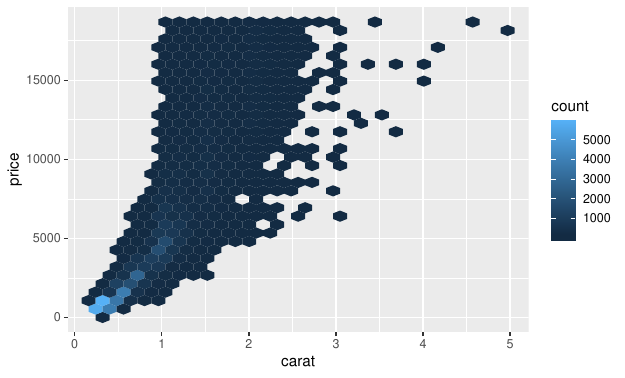

Write R code to recreate this figure.
library(tidyverse)
library(hexbin)
ggplot(diamonds, aes(carat,price))+
  geom_hex()
ggsave("diamonds.pdf")
write.csv(diamonds, "diamonds.csv")



